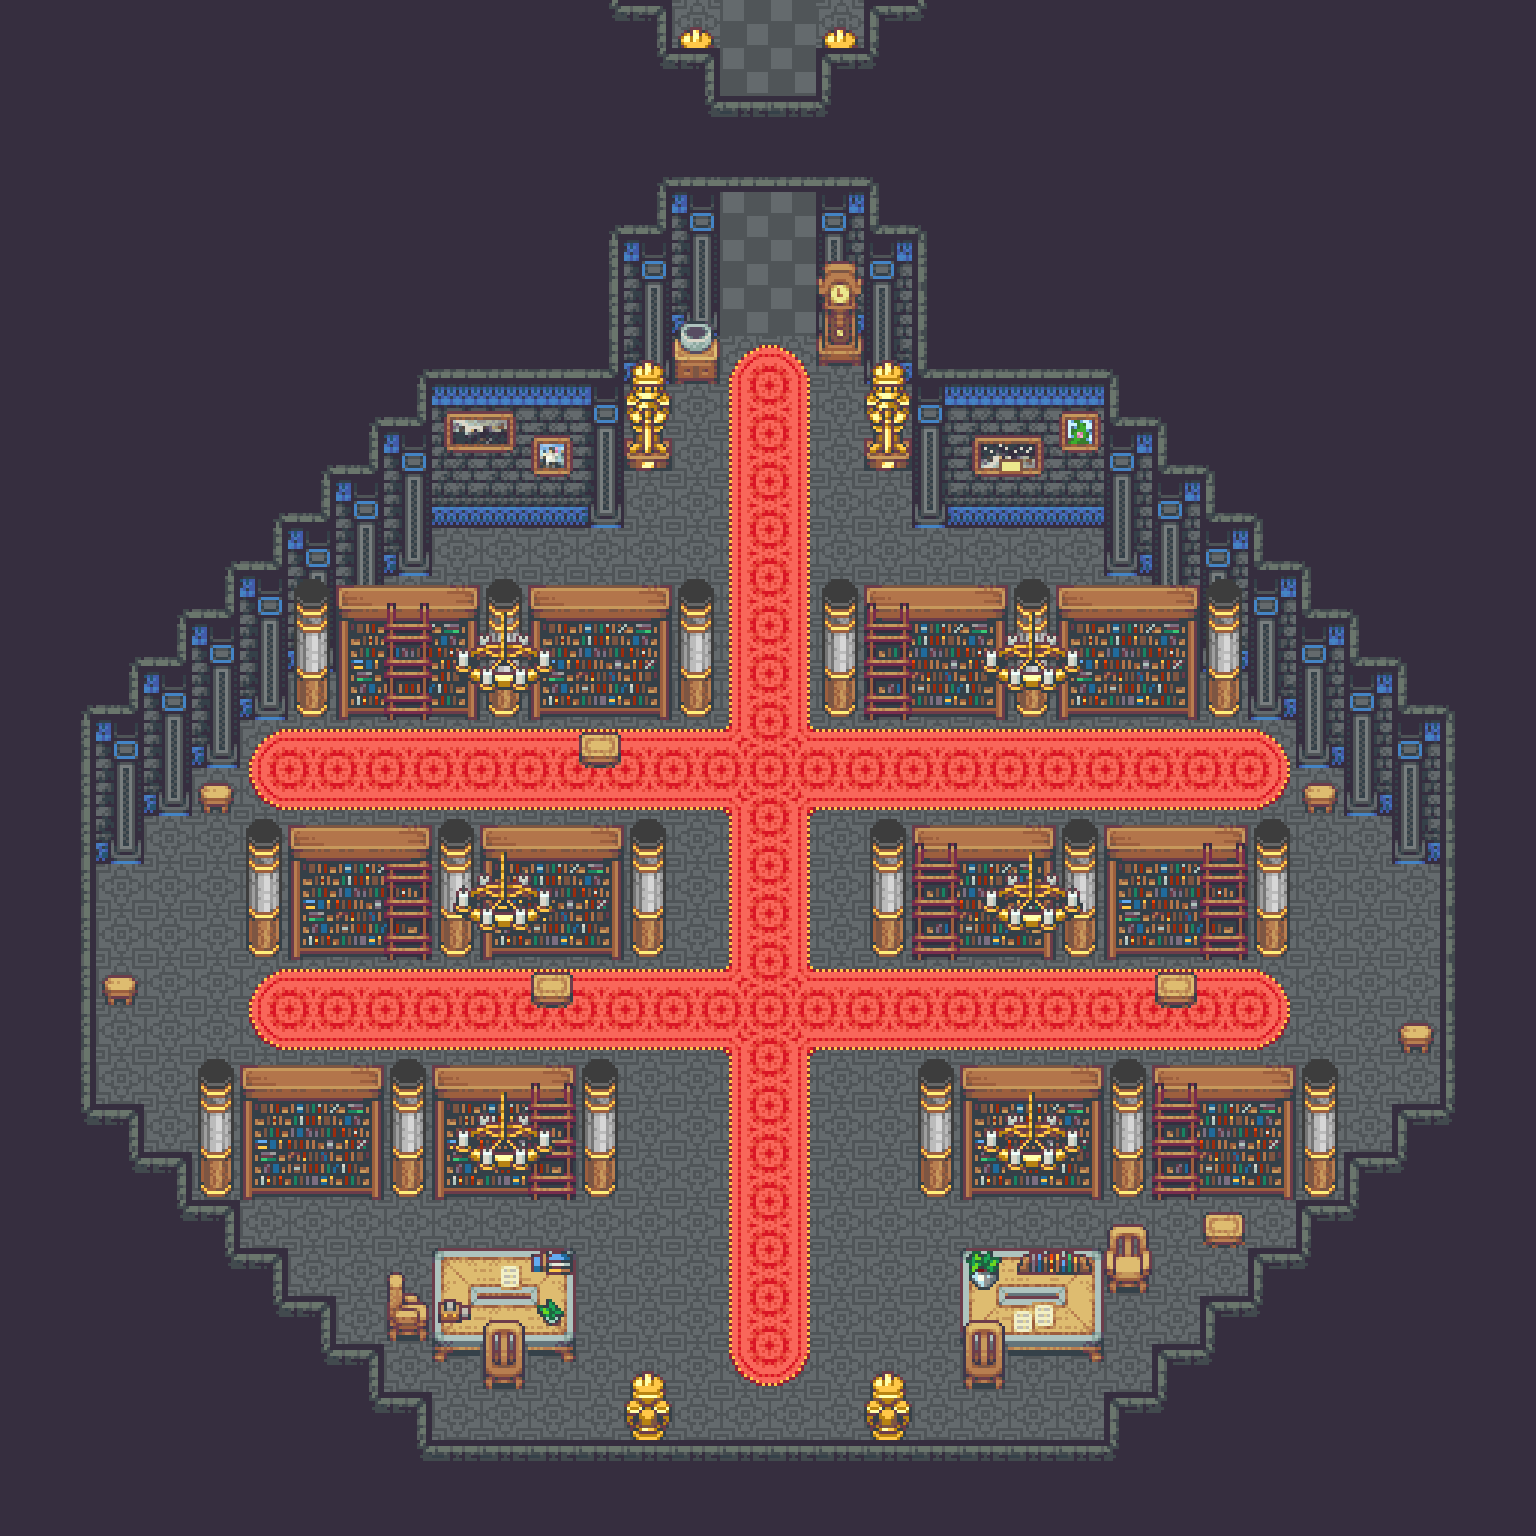

Below is a game level as drawn by its tile map, then a one-line description and the .tmx that defines it (tile-layer data replaced by summaries):
An orthogonal 32x32 tile map with 48x48 px tiles, 6 tile layers (Basement, Ground, Flooring, Furnishing, ...), 4 tilesets and 5 objects.

<map version="1.5" tiledversion="1.7.2" orientation="orthogonal" renderorder="right-down" width="32" height="32" tilewidth="48" tileheight="48" infinite="0" nextlayerid="6" nextobjectid="10">
 <tileset firstgid="1" source="Castle.tsx" />
 <tileset firstgid="1480" source="CastleInterior.tsx" />
 <tileset firstgid="3160" source="CastleObjects.tsx" />
 <tileset firstgid="3416" source="CastleObjects2.tsx" />
 <layer id="5" name="Basement" width="32" height="32">
  <data>[1024 cells, 0 non-empty, 0 distinct tile ids]</data>
 </layer>
 <layer id="2" name="Ground" width="32" height="32">
  <data>[1024 cells, 1024 non-empty, 2 distinct tile ids]</data>
 </layer>
 <layer id="4" name="Flooring" width="32" height="32">
  <data>[1024 cells, 196 non-empty, 18 distinct tile ids]</data>
 </layer>
 <layer id="1" name="Furnishing" width="32" height="32">
  <data>[1024 cells, 742 non-empty, 60 distinct tile ids]</data>
 </layer>
 <layer id="6" name="Decor" width="32" height="32">
  <data>[1024 cells, 73 non-empty, 26 distinct tile ids]</data>
 </layer>
 <layer id="4" name="Ceiling" width="32" height="32">
  <data>[1024 cells, 58 non-empty, 11 distinct tile ids]</data>
 </layer>
 <objectgroup id="3" name="Props">
  <object id="3" gid="235" x="720" y="336" width="96" height="144">
   <properties>
    <property name="I" value="[Door WoodenDoor [Some SteelKey]]" />
   </properties>
  </object>
  <object id="4" gid="235" x="606" y="1320" width="324" height="276">
   <properties>
    <property name="I">[Npc AraneaImplicitumNpc [Some Upward]
  [Sequence
   [[Dialog "What a delightful addition..."]
    [Dialog "...to my web of souls!"]
    [Battle AraneaImplicitumBattle [AraneaImplicitumDefeated]]]]]</property>
   </properties>
  </object>
  <object id="5" gid="235" x="744" y="1440" width="48" height="48">
   <properties>
    <property name="I" value="[Portal WarpPortal Warp Upward TombGround [IX 0] false [[KylaAdvent 7]]]" />
   </properties>
  </object>
  <object id="8" gid="1" x="552" y="1128" width="432" height="720">
   <properties>
    <property name="I" value="[Sprite HeavenlyLight [Field HeavenlyLight] [1 1 1 1] Additive [0 0 0 0] FlipNone false]" />
   </properties>
  </object>
  <object id="9" gid="235" x="696" y="1056" width="144" height="144">
   <properties>
    <property name="I">[Character
  [Enemy Kyla]
  Downward
  True
  True
  [Sequence
   [ClearSpirits
    [FadeOutSong 2000]
    [Wait 120]
    [PlaySong 2000 0 0 0.5 [Castle CastleResolution]]
    [Wait 300]
    [Dialog "One hundred years..." False]
    [Dialog "For one hundred years that demon crawled its way into this world through the open wound in my soul..." False]
    [Dialog "One hundred years of sorrow... anguish..." False]
    [Dialog "...living through those unbearable memories over and over..." False]
    [Dialog "...all for a fleeting moment of vengeance." False]
    [Wait 120]
    [Dialog "The truth is clear to me now." False]
    [Wait 120]
    [Dialog "You cannot answer darkness with darkness." False]
    [Wait 60]
    [Face [CharacterTarget [Enemy Kyla]] Upward]
    [Wait 60]
    [Dialog "You cannot answer cruelty with cruelty..." False]
    [Wait 240]
    [FadeOutSong 4000]
    [Dialog "What is that sound?" False]
    [Wait 90]
    [Face [CharacterTarget [Enemy Kyla]] Downward]
    [Wait 90]
    [Dialog "I think I can feel the wind..." False]
    [PlaySong 1000 0 0 0.5 [Field ItsTimeToGo]]
    [Parallel
     [[Fade [SpriteTarget HeavenlyLight] 480 True] [Wait 557]]]
    [Parallel
     [[Move [CharacterTarget [Enemy Kyla]] [0 384 0] Mosey]
      [Sequence [[Wait 120] [Dialog "There's already enough suffering in the world..." True] [Wait 180] [Dialog "There's too much suffering in the world..." True] [Wait 180] [Dialog "I'm sorry for what I've added to it..." True]]]]]
    [Wait 240]
    [FadeOutSong 5000]
    [Fade [SpriteTarget HeavenlyLight] 300 False]
    [Wait 120]
    [ReplaceAdvent [KylaAdvent 6] [KylaAdvent 7]]
    [RemoveAdvent ForestSealed]
    [PlaySound 0.5 [Field StepWarp]]]]
  [[KylaAdvent 6] AraneaImplicitumDefeated]]</property>
   </properties>
  </object>
 </objectgroup>
</map>